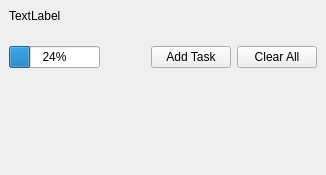
<?xml version="1.0" encoding="UTF-8"?>
<ui version="4.0">
 <class>MainWindow</class>
 <widget class="QMainWindow" name="MainWindow">
  <property name="geometry">
   <rect>
    <x>0</x>
    <y>0</y>
    <width>326</width>
    <height>175</height>
   </rect>
  </property>
  <property name="windowTitle">
   <string>toDO</string>
  </property>
  <property name="autoFillBackground">
   <bool>true</bool>
  </property>
  <property name="styleSheet">
   <string notr="true"/>
  </property>
  <widget class="QWidget" name="centralwidget">
   <layout class="QVBoxLayout" name="verticalLayout">
    <item>
     <widget class="QLabel" name="infoLabel">
      <property name="text">
       <string>TextLabel</string>
      </property>
     </widget>
    </item>
    <item>
     <spacer name="verticalSpacer_2">
      <property name="orientation">
       <enum>Qt::Vertical</enum>
      </property>
      <property name="sizeHint" stdset="0">
       <size>
        <width>20</width>
        <height>40</height>
       </size>
      </property>
     </spacer>
    </item>
    <item>
     <layout class="QHBoxLayout" name="toolBarLayout">
      <item>
       <widget class="QProgressBar" name="progressBar">
        <property name="sizePolicy">
         <sizepolicy hsizetype="Expanding" vsizetype="Fixed">
          <horstretch>0</horstretch>
          <verstretch>0</verstretch>
         </sizepolicy>
        </property>
        <property name="value">
         <number>24</number>
        </property>
       </widget>
      </item>
      <item>
       <spacer name="horizontalSpacer">
        <property name="orientation">
         <enum>Qt::Horizontal</enum>
        </property>
        <property name="sizeHint" stdset="0">
         <size>
          <width>20</width>
          <height>20</height>
         </size>
        </property>
       </spacer>
      </item>
      <item>
       <widget class="QPushButton" name="addTaskButton">
        <property name="autoFillBackground">
         <bool>true</bool>
        </property>
        <property name="styleSheet">
         <string notr="true"/>
        </property>
        <property name="text">
         <string>Add Task</string>
        </property>
       </widget>
      </item>
      <item>
       <widget class="QPushButton" name="clearAllButton">
        <property name="text">
         <string>Clear All</string>
        </property>
       </widget>
      </item>
     </layout>
    </item>
    <item>
     <layout class="QVBoxLayout" name="tasksLayout"/>
    </item>
    <item>
     <spacer name="verticalSpacer">
      <property name="orientation">
       <enum>Qt::Vertical</enum>
      </property>
      <property name="sizeHint" stdset="0">
       <size>
        <width>20</width>
        <height>120</height>
       </size>
      </property>
     </spacer>
    </item>
   </layout>
  </widget>
 </widget>
 <resources/>
 <connections/>
</ui>
